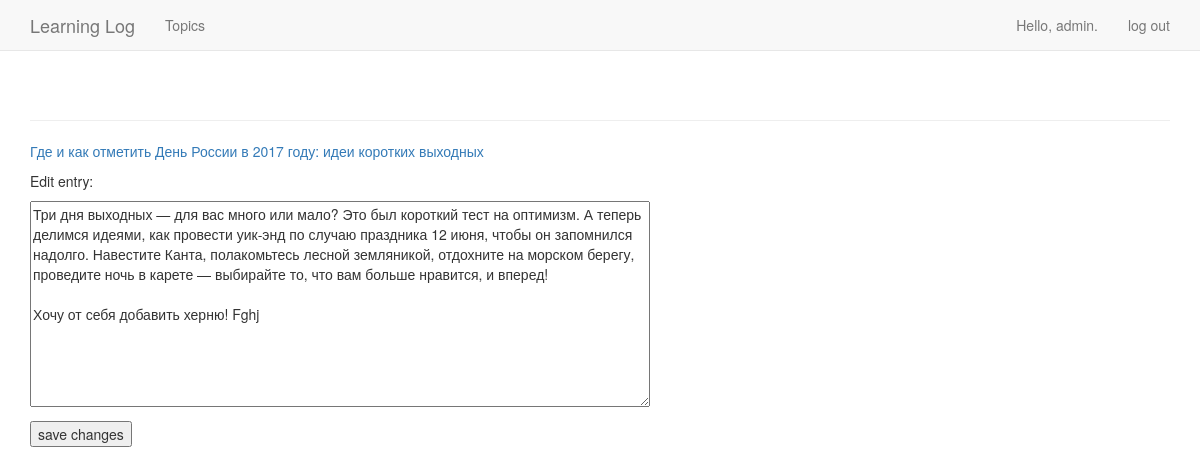
Page /edit_entry/6 (signed in) on the committed database.
### learning_logs/models.py (models this page shows, shortened)
class Topic(models.Model):
    text = models.CharField(max_length=200)
    date_added = models.DateTimeField(auto_now_add=True)
    owner = models.ForeignKey(User)
    def __str__(self):
        return self.text

class Entry(models.Model):
    topic = models.ForeignKey(Topic)
    text = models.TextField()
    date_added = models.DateTimeField(auto_now_add=True)
    class Meta:
        verbose_name_plural = 'entries'

### learning_logs/views.py (the view)
# urls.py: url(r'^edit_entry/(?P<entry_id>\d+)$', views.edit_entry, name='edit_entry'),
@login_required
def edit_entry(request, entry_id):
    entry = Entry.objects.get(id=entry_id)
    topic = entry.topic
    if topic.owner != request.user:
        raise Http404
    if request.method != 'POST':
        form = EntryForm(instance=entry)
    else:
        form = EntryForm(instance=entry, data=request.POST)
        if form.is_valid():
            form.save()
            return HttpResponseRedirect(reverse('learning_logs:topic', args=[topic.id]))
    context = {'entry': entry, 'topic': topic, 'form': form}
    return render(request, 'learning_logs/edit_entry.html', context)

### learning_logs/forms.py
class EntryForm(forms.ModelForm):
    class Meta:
        model = Entry
        fields = ['text']
        labels = {'text': ''}
        widgets = {'text': forms.Textarea(attrs={'cols': 80})}

### learning_logs/templates/learning_logs/edit_entry.html (shortened to what this page needs)
{% extends 'learning_logs/base.html' %}
{% block content %}
	<p><a href="{% url 'learning_logs:topic' topic.id %}">{{ topic }}</a></p>
	<p>Edit entry:</p>
	<form action="{% url 'learning_logs:edit_entry' entry.id %}" method='post'>
		{{ form.as_p }}
		<button name="submit">save changes</button>
	</form>
{% endblock content %}

### learning_logs/templates/learning_logs/base.html (shortened to what this page needs)
{% load bootstrap3 %}
<!DOCTYPE html>
<html>
  <head>
    {% bootstrap_css %}
  </head>
    <body>
      <nav class="navbar navbar-default navbar-static-top">
        <div class="container">
          <div class="navbar-header">
            <a class="navbar-brand" href="{% url 'learning_logs:index' %}">Learning Log</a>
          </div>
          <div id="navbar" class="navbar-collapse collapse">
            <ul class="nav navbar-nav">
              <li><a href="{% url 'learning_logs:topics' %}">Topics</a></li>
            </ul>
            <ul class="nav navbar-nav navbar-right">
              {% if user.is_authenticated %}
                <li><a>Hello, {{ user.username }}.</a></li>
                <li><a href="{% url 'users:logout' %}">log out</a></li>
              {% else %}
                <li><a href="{% url 'users:register' %}">register</a></li>
                <li><a href="{% url 'users:login' %}">log in</a></li>
              {% endif %}
            </ul>
          </div>
        </div>
      </nav>
          <div class="container">
            <div class="page-header">
            </div>
            <div>
              {% block content %}{% endblock content %}
            </div>
          </div>
    </body>
</html>

### rows in the picture
Topic: text "Где и как отметить День России в 2017 году: идеи коротких выходных"
Entry: text "Три дня выходных — для вас много или мало? Это был короткий тест на оптимизм. А теперь делимся идеями, как провести уик-энд по случаю праздника 12 июня, чтобы он запомнился надолго. Навестите Канта, полакомьтесь лесной земляникой, отдохните на морском берегу, проведите ночь в карете — выбирайте то, что вам больше нравится, и вперед! Хочу от себя добавить херню! Fghj"

### other values in the picture
{{ user.username }} "admin"
